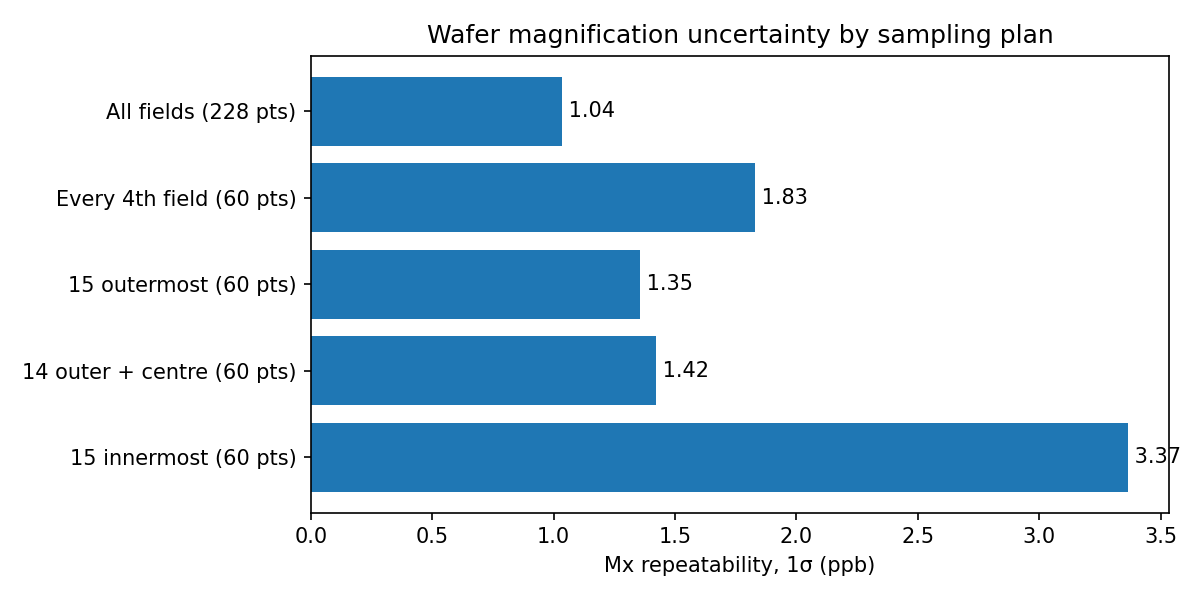

The script that saved this image:
"""
sampling_study.py
=================
Compare overlay sampling plans with equal measurement cost.

For each plan, simulate many wafers and measure how much each fitted
parameter scatters (its repeatability). Lower scatter = better plan.

Run:  python sampling_study.py
"""

import os
import numpy as np
import matplotlib.pyplot as plt
import overlay_model as om

N_WAFERS = 300
NOISE = 1.0
TRUE = {"Tx": 3.0, "Ty": -2.0, "Mx": 0.05, "My": 0.04, "Rx": 0.03, "Ry": 0.02,
        "mx": 0.20, "my": -0.15, "rx": 0.10, "ry": 0.12}

os.makedirs("results", exist_ok=True)
rng = np.random.default_rng(7)

centres, full = om.make_layout()
radius = np.hypot(centres[:, 0], centres[:, 1])
order = np.argsort(radius)                      # field ids, nearest -> farthest

plans = {
    "All fields (228 pts)":       np.arange(len(centres)),
    "Every 4th field (60 pts)":   np.arange(len(centres))[::4],
    "15 outermost (60 pts)":      order[-15:],
    "14 outer + centre (60 pts)": np.r_[order[-14:], order[0]],
    "15 innermost (60 pts)":      order[:15],
}

results = {}
for name, fields in plans.items():
    data = full[np.isin(full[:, 0], fields)]
    A_x, A_y = om.design_matrices(data)
    fits = []
    for _ in range(N_WAFERS):
        dx, dy, _ = om.simulate_overlay(data, TRUE, NOISE, rng=rng)
        fits.append(np.r_[om.fit_plain(A_x, dx), om.fit_plain(A_y, dy)])
    results[name] = np.array(fits).std(axis=0)   # scatter of each parameter

terms = om.NAMES_X + om.NAMES_Y
show = ["Tx", "Mx", "My", "Rx", "Ry", "mx"]
idx = [terms.index(t) for t in show]

print(f"Parameter scatter (1σ) over {N_WAFERS} simulated wafers\n")
print(f"{'plan':<28}" + "".join(f"{t:>9}" for t in show))
for name, s in results.items():
    print(f"{name:<28}" + "".join(f"{s[i]:>9.4f}" for i in idx))

# Bar chart: wafer magnification Mx scatter per plan
fig, ax = plt.subplots(figsize=(8, 4))
names = list(results)
vals = [results[n][terms.index("Mx")] * 1000 for n in names]
ax.barh(names, vals)
ax.invert_yaxis()
ax.set_xlabel("Mx repeatability, 1σ (ppb)")
ax.set_title("Wafer magnification uncertainty by sampling plan")
for i, v in enumerate(vals):
    ax.text(v, i, f" {v:.2f}", va="center")
fig.tight_layout()
fig.savefig("results/sampling_study.png", dpi=150)
plt.show()
